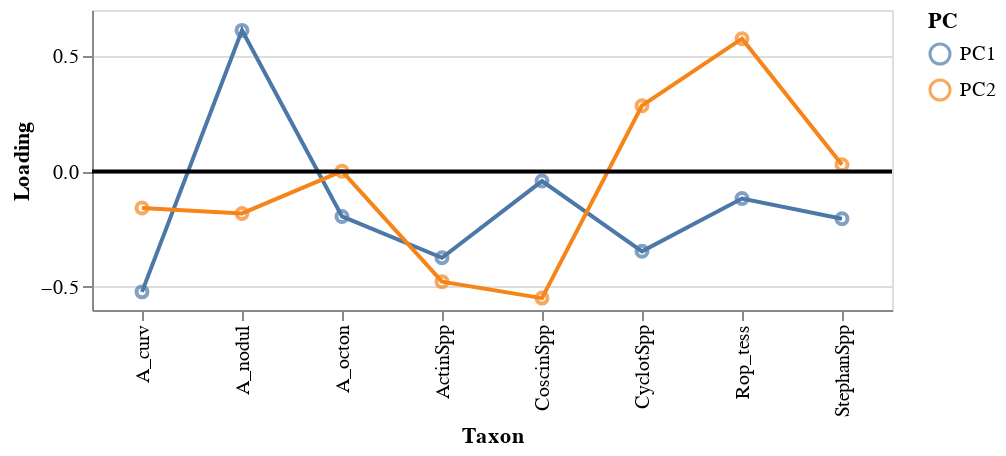

This figure's notebook cell:
### Code cell
## (ii) construct loading plots
# melt from wide to long
loading_plot_df = loading_df.melt(
    id_vars = 'Taxon', # SOLUTION
    var_name = 'PC', # SOLUTION
    value_name = 'Loading' # SOLUTION
)

# create base layer with encoding
base = alt.Chart(loading_plot_df).encode(
    x = 'Taxon', # SOLUTION
    y = 'Loading', # SOLUTION
    color = 'PC' # SOLUTION
)

# store horizontal line at zero
rule = alt.Chart(pd.DataFrame({'Loading': 0}, index = [0])).mark_rule().encode(y = 'Loading', size = alt.value(2)) # SOLUTION

# layer points + lines + rule to construct loading plot
fig7 = base.mark_point() + base.mark_line() + rule # SOLUTION

# show
fig7.properties(width = 400, height = 150) # SOLUTION

### Figure 1 — Vega-Lite specification as saved in the notebook (floating-point values rounded to 4 significant figures)
{"config": {"view": {"continuousWidth": 400, "continuousHeight": 300}}, "layer": [{"mark": "point", "encoding": {"color": {"field": "PC", "type": "nominal"}, "x": {"field": "Taxon", "type": "nominal"}, "y": {"field": "Loading", "type": "quantitative"}}}, {"mark": "line", "encoding": {"color": {"field": "PC", "type": "nominal"}, "x": {"field": "Taxon", "type": "nominal"}, "y": {"field": "Loading", "type": "quantitative"}}}, {"data": {"name": "data-9d49ac6f4eb17edf294d313c00d511b2"}, "mark": "rule", "encoding": {"size": {"value": 2}, "y": {"field": "Loading", "type": "quantitative"}}}], "data": {"name": "data-94d65b3a7e37d7fe11b6e87a69231c53"}, "height": 150, "width": 400, "$schema": "https://vega.github.io/schema/vega-lite/v4.17.0.json", "datasets": {"data-94d65b3a7e37d7fe11b6e87a69231c53": [{"Taxon": "A_curv", "PC": "PC1", "Loading": -0.5214}, {"Taxon": "A_octon", "PC": "PC1", "Loading": -0.1945}, {"Taxon": "ActinSpp", "PC": "PC1", "Loading": -0.3738}, {"Taxon": "A_nodul", "PC": "PC1", "Loading": 0.6116}, {"Taxon": "CoscinSpp", "PC": "PC1", "Loading": -0.0412}, {"Taxon": "CyclotSpp", "PC": "PC1", "Loading": -0.3457}, {"Taxon": "Rop_tess", "PC": "PC1", "Loading": -0.1168}, {"Taxon": "StephanSpp", "PC": "PC1", "Loading": -0.2042}, {"Taxon": "A_curv", "PC": "PC2", "Loading": -0.1579}, {"Taxon": "A_octon", "PC": "PC2", "Loading": 0.001639}, {"Taxon": "ActinSpp", "PC": "PC2", "Loading": -0.4771}, {"Taxon": "A_nodul", "PC": "PC2", "Loading": -0.1815}, {"Taxon": "CoscinSpp", "PC": "PC2", "Loading": -0.5484}, {"Taxon": "CyclotSpp", "PC": "PC2", "Loading": 0.2853}, {"Taxon": "Rop_tess", "PC": "PC2", "Loading": 0.5757}, {"Taxon": "StephanSpp", "PC": "PC2", "Loading": 0.02976}], "data-9d49ac6f4eb17edf294d313c00d511b2": [{"Loading": 0}]}}
